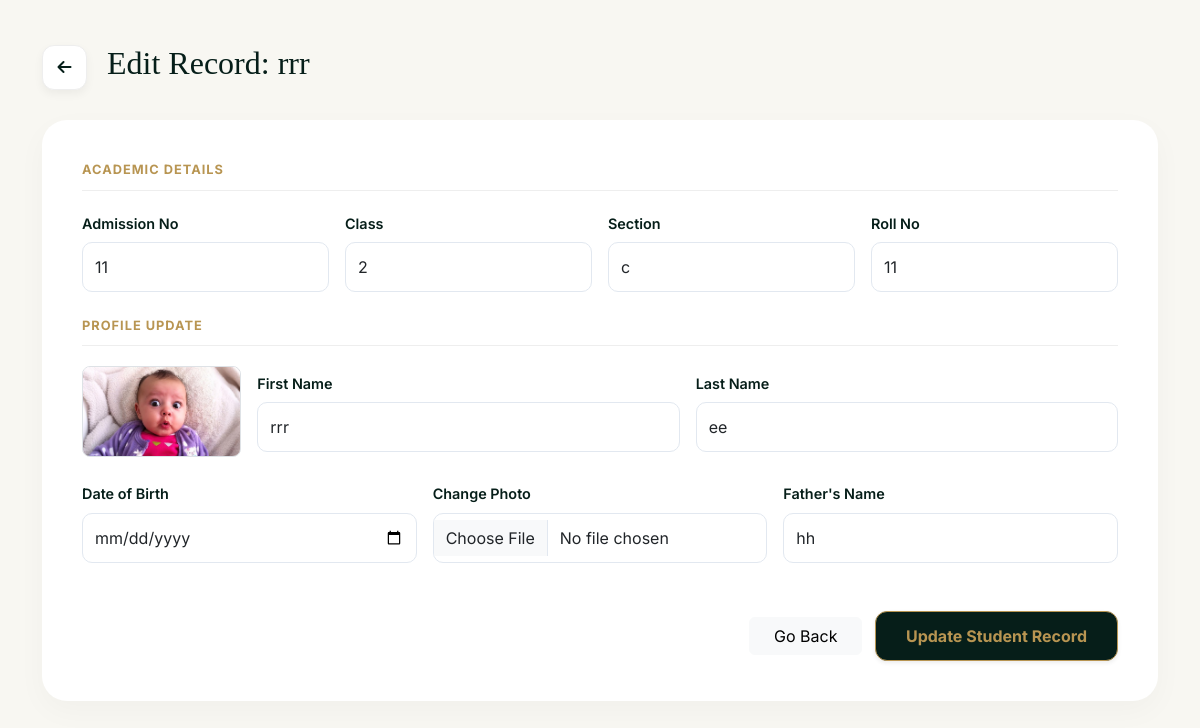
Page /index.php/students/edit/2 on the committed database.
### tables this page shows
CREATE TABLE `students` (
  `id` int(11) NOT NULL,
  `adm_no` varchar(50) NOT NULL,
  `class` varchar(20) DEFAULT NULL,
  `section` varchar(10) DEFAULT NULL,
  `roll_no` varchar(20) DEFAULT NULL,
  `first_name` varchar(100) DEFAULT NULL,
  `last_name` varchar(100) DEFAULT NULL,
  `dob` date DEFAULT NULL,
  `gender` enum('Male','Female','Other') DEFAULT NULL,
  `father_name` varchar(100) DEFAULT NULL,
  `mother_name` varchar(100) DEFAULT NULL,
  `photo` varchar(255) DEFAULT 'default.png',
  `created_at` timestamp NOT NULL DEFAULT current_timestamp()
);

### application/controllers/Students.php (called while the page is built, shortened)
<?php
class Students extends CI_Controller {
    public function __construct() {
        $this->load->model('Student_model');
        $this->load->helper(array('url', 'form'));
    }
   public function edit($id) {
    $data['student'] = $this->Student_model->get_student_by_id($id);
    $this->load->view('edit_student', $data);
}
}

### index.php (called while the page is built, shortened)
<?php
require_once BASEPATH.'core/CodeIgniter.php';

### application/models/Student_model.php (called while the page is built, shortened)
<?php
class Student_model extends CI_Model {
    public function get_student_by_id($id) {
        return $this->db->get_where('students', array('id' => $id))->row_array();
    }
}

### application/views/edit_student.php (the view, shortened to what this page needs)
<!DOCTYPE html>
<html lang="en">
<head>
    <link href="https://cdn.jsdelivr.net/npm/bootstrap@5.3.0/dist/css/bootstrap.min.css" rel="stylesheet">
    <link rel="stylesheet" href="https://cdnjs.cloudflare.com/ajax/libs/font-awesome/6.4.0/css/all.min.css">
</head>
<body>
    <div class="container py-4">
        <div class="top-header">
            <a href="<?= site_url('students') ?>" class="back-btn"><i class="fa fa-arrow-left"></i></a>
            <h2>Edit Record: <?= $student['first_name'] ?></h2>
        </div>
        <div class="glass-card">
            <form action="<?= site_url('students/edit/'.$student['id']); ?>" method="POST" enctype="multipart/form-data">
                <div class="section-title">Academic Details</div>
                <div class="row g-3 mb-4">
                    <div class="col-md-3"><label class="form-label">Admission No</label><input type="text" name="adm_no" class="form-control" value="<?= $student['adm_no'] ?>" required></div>
                    <div class="col-md-3"><label class="form-label">Class</label><input type="text" name="class" class="form-control" value="<?= $student['class'] ?>"></div>
                    <div class="col-md-3"><label class="form-label">Section</label><input type="text" name="section" class="form-control" value="<?= $student['section'] ?>"></div>
                    <div class="col-md-3"><label class="form-label">Roll No</label><input type="text" name="roll_no" class="form-control" value="<?= $student['roll_no'] ?>"></div>
                </div>
                <div class="section-title">Profile Update</div>
                <div class="row g-3 mb-4 align-items-center">
                    <div class="col-md-2 text-center">
                        <img src="<?= base_url('uploads/students/'.$student['photo']); ?>" class="img-fluid rounded-3 border" style="max-height: 120px;">
                    </div>
                    <div class="col-md-5"><label class="form-label">First Name</label><input type="text" name="first_name" class="form-control" value="<?= $student['first_name'] ?>" required></div>
                    <div class="col-md-5"><label class="form-label">Last Name</label><input type="text" name="last_name" class="form-control" value="<?= $student['last_name'] ?>"></div>
                </div>
                <div class="row g-3 mb-5">
                    <div class="col-md-4"><label class="form-label">Date of Birth</label><input type="date" name="dob" class="form-control" value="<?= $student['dob'] ?>"></div>
                    <div class="col-md-4"><label class="form-label">Change Photo</label><input type="file" name="student_photo" class="form-control"></div>
                    <div class="col-md-4"><label class="form-label">Father's Name</label><input type="text" name="father_name" class="form-control" value="<?= $student['father_name'] ?>"></div>
                </div>
                <div class="text-end">
                    <a href="<?= site_url('students'); ?>" class="btn btn-light px-4 me-2">Go Back</a>
                    <button type="submit" class="btn btn-update shadow-sm">Update Student Record</button>
                </div>
            </form>
        </div>
    </div>
</body>
</html>

### application/views/edit_student.php (style rules this page uses)
:root { --forest-green: #061e19; --gold: #b89552; --cream: #f8f7f2; }
body { background-color: var(--cream); font-family: 'Inter', sans-serif; }
.top-header { display: flex; align-items: center; margin-bottom: 30px; padding-top: 20px; }
.back-btn { background: white; color: var(--forest-green); width: 45px; height: 45px; display: flex; align-items: center; justify-content: center; border-radius: 12px; text-decoration: none; box-shadow: 0 4px 10px rgba(0,0,0,0.05); transition: 0.3s; border: 1px solid #eee; margin-right: 20px; }
.glass-card { background: white; border-radius: 25px; border: none; box-shadow: 0 10px 30px rgba(0,0,0,0.03); padding: 40px; }
h2 { font-family: 'Playfair Display', serif; color: var(--forest-green); }
.form-label { font-weight: 600; color: var(--forest-green); font-size: 0.9rem; }
.form-control { border-radius: 10px; border: 1px solid #e2e8f0; padding: 12px; }
.section-title { color: var(--gold); border-bottom: 1px solid #eee; padding-bottom: 10px; margin-bottom: 20px; font-weight: 700; text-transform: uppercase; letter-spacing: 1px; font-size: 0.8rem; }
.btn-update { background: var(--forest-green); color: var(--gold); border: 1px solid var(--gold); padding: 12px 30px; border-radius: 12px; font-weight: 700; }

### rows in the picture
students: first_name "rrr", adm_no "11", class "2", section "c", roll_no "11", photo (picture), last_name "ee", father_name "hh"
